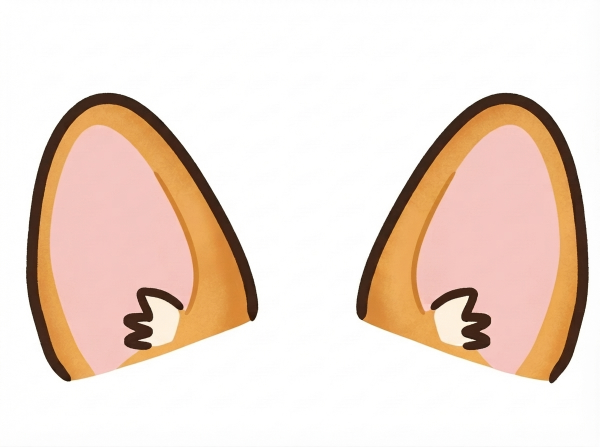
//> input picture dogcam/DogEar1.jpg, 1200 x 894 px (shown at 1/2 size)
$ ./cam_pre   (built with g++ and OpenCV 4)
//> lines starting //> are read from the running program, lines starting //| are printed output that depends on the picture; after the words box and inside, x2 and y2 are one past the last pixel; in counts of white or black regions, pixels touching at a corner belong together
/*
 g++ -std=c++11 cam.cpp `pkg-config --cflags --libs opencv4`
 */
#include <iostream>           //入出力関連ヘッダ
#include <opencv2/opencv.hpp> //OpenCV関連ヘッダ
#include <string>

int col = 0;
cv::Rect face;

// main関数
int main(int argc, char *argv[])
{
    // OpenCV初期設定処理
    // カメラキャプチャの初期化
    cv::VideoCapture capture = cv::VideoCapture(0);

    if (capture.isOpened() == 0)
    {
        // カメラが見つからないときはメッセージを表示して終了
        printf("Camera not found\n");
        exit(1);
    }

    cv::Mat sourceImage1 = cv::imread("DogEar1.jpg", cv::IMREAD_COLOR);
//> sourceImage1 is the input picture: 894 rows x 1200 cols, CV_8UC3; mean B, G, R 208.8, 220.3, 237.9
    cv::Mat sourceImage2 = cv::imread("DogMouth.jpg", cv::IMREAD_COLOR);
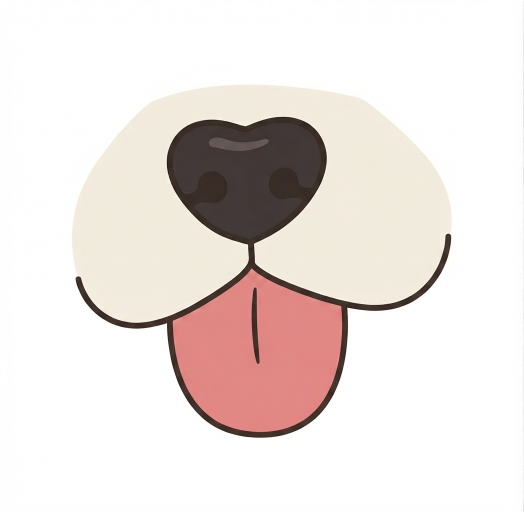
//> input picture dogcam/DogMouth.jpg, 1047 x 1024 px (shown at 1/2 size)
//> sourceImage2 is the input picture: 1024 rows x 1047 cols, CV_8UC3; mean B, G, R 223.1, 226.5, 235.2
    cv::Mat sourceImage3 = cv::imread("deco.jpg", cv::IMREAD_COLOR);
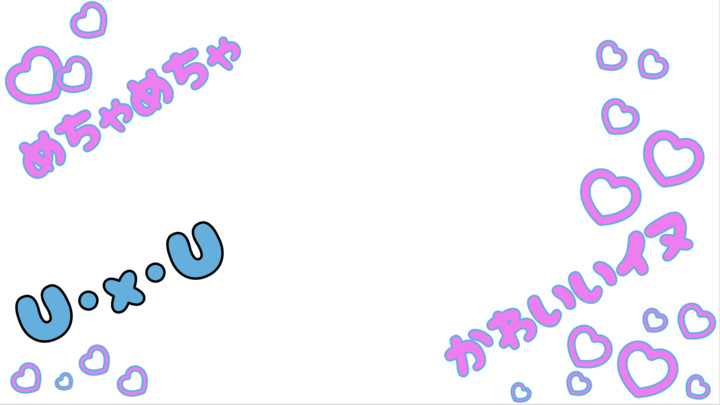
//> input picture dogcam/deco.jpg, 720 x 405 px
//> sourceImage3 is the input picture: 405 rows x 720 cols, CV_8UC3; mean B, G, R 250.4, 241.4, 243.8

    cv::Mat pic;
    int picNum = 0;

    std::string saveDir = "保存フォルダ";

    if (sourceImage1.data == 0 && sourceImage2.data == 0 && sourceImage3.data == 0)
    { // 画像ファイルが読み込めなかった場合
        printf("File not found\n");
        exit(0);
    }

    cv::Mat originalImage, frameImage, hsvImage, tempImage1, tempImage2, tempImage3, grayImage;
    cv::Size imageSize(720, 405);         // 画像サイズ
    cv::CascadeClassifier faceClassifier; // 顔認識用分類器
    cv::CascadeClassifier eyeClassifier;  // 顔認識用分類器

    // 3チャンネル画像"hsvImage"と"tempImage"の確保（ビデオと同サイズ）
    hsvImage = cv::Mat(imageSize, CV_8UC3);
    tempImage1 = cv::Mat(imageSize, CV_8UC3);
    tempImage2 = cv::Mat(imageSize, CV_8UC3);
    tempImage3 = cv::Mat(imageSize, CV_8UC3);

    // OpenCVウィンドウ生成
    cv::namedWindow("Frame");
    cv::moveWindow("Frame", 0, 0);
    cv::namedWindow("Face");
    cv::moveWindow("Face", imageSize.width, 0);

    // ①正面顔検出器の読み込み
    faceClassifier.load("haarcascades/haarcascade_frontalface_default.xml");
    eyeClassifier.load("haarcascades/haarcascade_mcs_eyepair_small.xml");

    while (1)
    {
        // ビデオキャプチャから1フレーム画像取得
        capture >> originalImage;
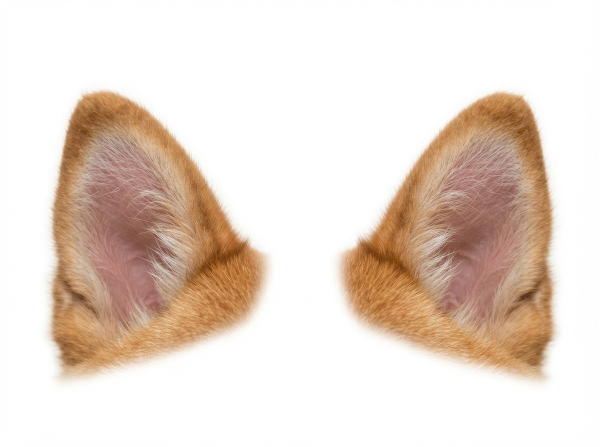
//> input picture dogcam/DogEar2.jpg, 1200 x 894 px, given in place of the camera (shown at 1/2 size)
//> originalImage is the input picture: 894 rows x 1200 cols, CV_8UC3; mean B, G, R 206.8, 217.6, 232.1
        cv::resize(originalImage, frameImage, imageSize);
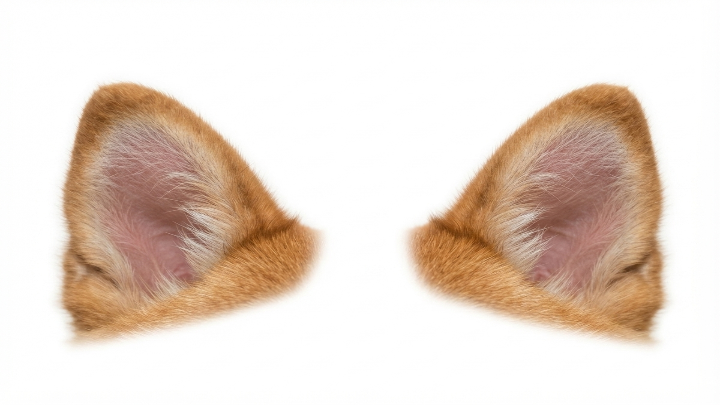
//> frameImage: 405 rows x 720 cols, CV_8UC3; mean B, G, R 206.7, 217.5, 232

        // フレーム画像表示
        cv::imshow("Frame", frameImage);

        cv::cvtColor(frameImage, frameImage, cv::COLOR_BGR2HSV);
//> frameImage: 405 rows x 720 cols, CV_8UC3; mean H, S, V 7.1, 35.3, 232.1
        for (int y = 0; y < frameImage.rows; y++)
        {
            for (int x = 0; x < frameImage.cols; x++)
            {
                cv::Vec3b hsv = frameImage.at<cv::Vec3b>(y, x);

                if (hsv[2] + 50 >= 255)
                {
                    hsv[2] = 255;
                }
                else
                {
                    hsv[2] += 50;
                }

                frameImage.at<cv::Vec3b>(y, x) = hsv;
            }
        }
//> frameImage: 405 rows x 720 cols, CV_8UC3; mean H, S, V 7.1, 35.3, 247.9
        cv::cvtColor(frameImage, frameImage, cv::COLOR_HSV2BGR);
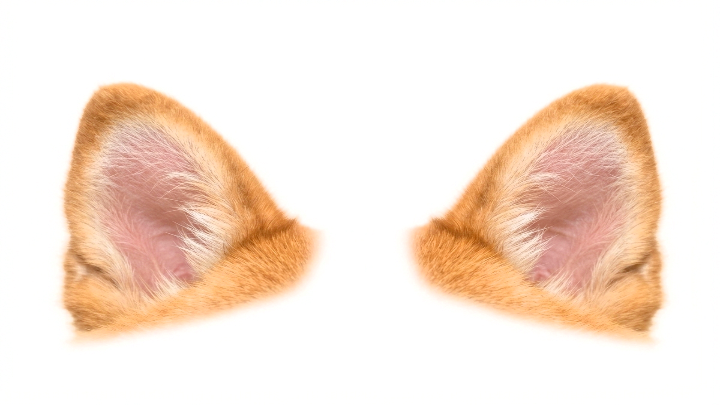
//> frameImage: 405 rows x 720 cols, CV_8UC3; mean B, G, R 215.8, 229.4, 247.9

        // ②検出情報を受け取るための配列を用意する
        std::vector<cv::Rect> faces, eyes;

        // ③画像中から検出対象の情報を取得する
        faceClassifier.detectMultiScale(frameImage, faces, 1.1, 3, 0, cv::Size(20, 20));
//> faces = empty
        eyeClassifier.detectMultiScale(frameImage, eyes, 1.1, 3, 0, cv::Size(10, 10));
//> eyes = empty

        if (faces.size() != 0)
        {
            int maxsize = -1;
            // ④顔領域の検出
            for (int i = 0; i < faces.size(); i++)
            {
                // 検出情報から顔の位置情報を取得
                face = faces[i];
                // 大きさによるチェック。
                if (face.width * face.height < 5000 * 5000)
                {
                    continue; // 小さい矩形は採用しない
                }
                else
                {
                    printf("%d\n", face.width * face.height);

                    if (maxsize < face.width * face.height)
                    {
                        maxsize = face.width * face.height;

                        face.x -= face.width * 0.1;
                        face.y -= face.height * 0.4;
                        face.width += face.width * 0.2;
                        face.height += face.height * 0.5;
                    }
                }

                // ⑤画像の加工
                // change_face_color(frameImage, hsvImage, face);

                // 取得した顔の位置情報に基づき、矩形描画を行う
                // cv::rectangle(frameImage,cv::Point(face.x, face.y),cv::Point(face.x + face.width, face.y + face.height),CV_RGB(255, 0, 0),3, cv::LINE_AA);
            }
        }
        else
        {
            printf("no\n");
        }

        int cx = 0, cy = 0;

        // イヌみみ
        cv::Point2f original1[4], translate1[4];
        original1[0] = cv::Point2f(0, 0);                                 // A
        original1[1] = cv::Point2f(sourceImage1.cols, 0);                 // B
        original1[2] = cv::Point2f(sourceImage1.cols, sourceImage1.rows); // C
        original1[3] = cv::Point2f(0, sourceImage1.rows);                 // D

        translate1[0] = cv::Point2f(face.x - 30, face.y - 70);                                  // A'
        translate1[1] = cv::Point2f(face.x + face.width + 30, face.y - 70);                     // B'
        translate1[2] = cv::Point2f(face.x + face.width + 30, face.y + (face.height / 3) - 20); // C'
        translate1[3] = cv::Point2f(face.x - 30, face.y + (face.height / 3) - 20);              // D'
        cv::Mat persMat1 = cv::getPerspectiveTransform(original1, translate1);

        cv::warpPerspective(sourceImage1, tempImage1, persMat1, frameImage.size(),
                            cv::INTER_LINEAR, cv::BORDER_CONSTANT, cv::Scalar(255, 255, 255));
//> tempImage1: 405 rows x 720 cols, CV_8UC3; every value is 255

        cv::cvtColor(tempImage1, grayImage, cv::COLOR_BGR2GRAY);
//> grayImage: 405 rows x 720 cols, CV_8UC1; every value is 255
        for (int y = 0; y < tempImage1.rows; y++)
        {
            for (int x = 0; x < tempImage1.cols; x++)
            {
                unsigned char g = grayImage.at<unsigned char>(y, x);

                if (g <= 245)
                {
                    frameImage.at<cv::Vec3b>(y, x) = tempImage1.at<cv::Vec3b>(y, x);
                }
            }
        }

        // イヌくち
        cv::Point2f original2[4], translate2[4];
        original2[0] = cv::Point2f(0, 0);                                 // A
        original2[1] = cv::Point2f(sourceImage2.cols, 0);                 // B
        original2[2] = cv::Point2f(sourceImage2.cols, sourceImage2.rows); // C
        original2[3] = cv::Point2f(0, sourceImage2.rows);                 // D

        translate2[0] = cv::Point2f(face.x + (face.width / 10), face.y + (face.height * 1 / 2) - 10);     // A'
        translate2[1] = cv::Point2f(face.x + (face.width * 9 / 10), face.y + (face.height * 1 / 2) - 10); // B'
        translate2[2] = cv::Point2f(face.x + (face.width * 9 / 10), face.y + face.height + 20);           // C'
        translate2[3] = cv::Point2f(face.x + (face.width / 10), face.y + face.height + 20);               // D'
        cv::Mat persMat2 = cv::getPerspectiveTransform(original2, translate2);

        cv::warpPerspective(sourceImage2, tempImage2, persMat2, frameImage.size(),
                            cv::INTER_LINEAR, cv::BORDER_CONSTANT, cv::Scalar(255, 255, 255));
//> tempImage2: 405 rows x 720 cols, CV_8UC3; every value is 254

        cv::cvtColor(tempImage2, grayImage, cv::COLOR_BGR2GRAY);
//> grayImage: 405 rows x 720 cols, CV_8UC1; every value is 254
        for (int y = 0; y < tempImage2.rows; y++)
        {
            for (int x = 0; x < tempImage2.cols; x++)
            {
                unsigned char g = grayImage.at<unsigned char>(y, x);

                if (g <= 245)
                {
                    frameImage.at<cv::Vec3b>(y, x) = tempImage2.at<cv::Vec3b>(y, x);
                }
            }
        }

        // deco
        cv::Point2f original3[4];
        original3[0] = cv::Point2f(0, 0);                                 // A
        original3[1] = cv::Point2f(sourceImage3.cols, 0);                 // B
        original3[2] = cv::Point2f(sourceImage3.cols, sourceImage3.rows); // C
        original3[3] = cv::Point2f(0, sourceImage3.rows);                 // D

        cv::Mat persMat3 = cv::getPerspectiveTransform(original3, original3);
//> persMat3 = [[1, 0, 0], [0, 1, 0], [0, 0, 1]]

        cv::warpPerspective(sourceImage3, tempImage3, persMat3, frameImage.size(),
                            cv::INTER_LINEAR, cv::BORDER_CONSTANT, cv::Scalar(255, 255, 255));

        cv::cvtColor(tempImage3, grayImage, cv::COLOR_BGR2GRAY);
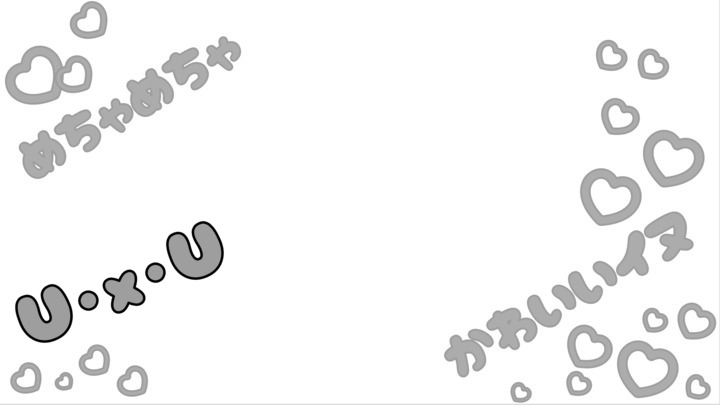
//> grayImage: 405 rows x 720 cols, CV_8UC1; min 0, max 255, mean 243.1
        for (int y = 0; y < tempImage3.rows; y++)
        {
            for (int x = 0; x < tempImage3.cols; x++)
            {
                unsigned char g = grayImage.at<unsigned char>(y, x);

                if (g <= 250)
                {
                    frameImage.at<cv::Vec3b>(y, x) = tempImage3.at<cv::Vec3b>(y, x);
                }
            }
        }
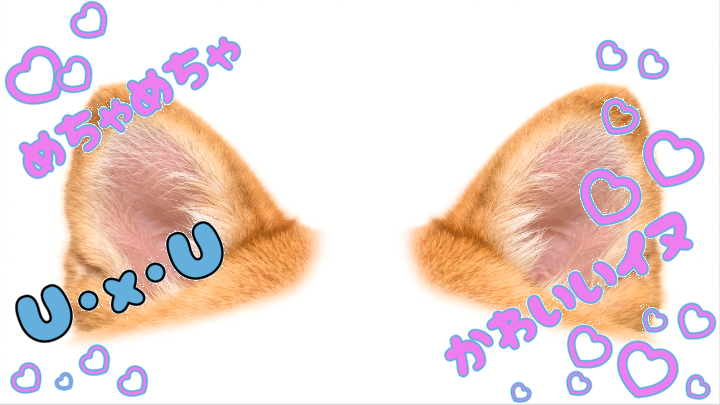
//> frameImage: 405 rows x 720 cols, CV_8UC3; 14.29% of pixels changed, all inside (x1, y1, x2, y2) = (0, 0, 720, 405)

        // 眼領域の検出
        //        for (int i = 0; i < eyes.size(); i++) {
        //            // 検出情報から顔の位置情報を取得
        //            cv::Rect eye = eyes[i];
        //            // 取得した顔の位置情報に基づき、矩形描画を行う
        //            cv::rectangle(frameImage,cv::Point(eye.x, eye.y),cv::Point(eye.x + eye.width, eye.y + eye.height),CV_RGB(0, 255, 0),3, cv::LINE_AA);
        //
        //            //change_face_color(frameImage, hsvImage, eye);
        //        }

        // 認識結果画像表示
        cv::imshow("Face", frameImage);
        cv::imshow("tmp1", tempImage1);
        cv::imshow("tmp2", tempImage2);
        cv::imshow("tmp3", tempImage3);

        pic = frameImage.clone();

        char key = cv::waitKey(10);
//> the 'q' key is pressed
        if (key == 'q')
        {
            break;
        }
        else if (key == 'p')
        {
            std::string s = saveDir + "/" + std::to_string(picNum) + ".jpg";
            cv::imwrite(s, pic);
            picNum++;
            printf("%d保存完了\n", picNum);
        }
    }

    return 0;
}
